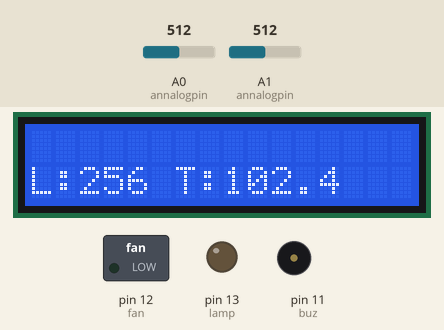
Recording of a sketch running on a simulated Arduino Mega 2560, built with avr-gcc and run on an emulated ATmega2560. On the bench: 16×2 character LCD, switched loads named in the sketch (green lamp = pin HIGH), output pins drawn as LEDs (lit = HIGH), buzzer (waves = sounding, pin HIGH). The inputs (shaded band) are chosen by the test bench; at power-on: A0 (annalogpin) = 512, A1 (annalogpin) = 512.

Above: at 2.2 s.
2.3 s: A0 (annalogpin) set to 496
At 3.1 s:
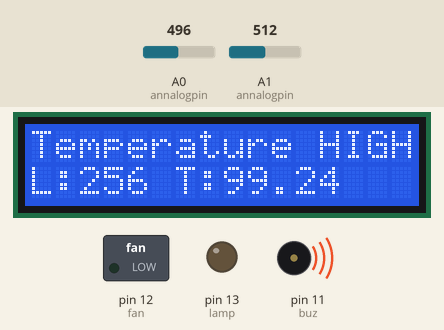
4.0 s: A1 (annalogpin) set to 992
At 5.2 s:
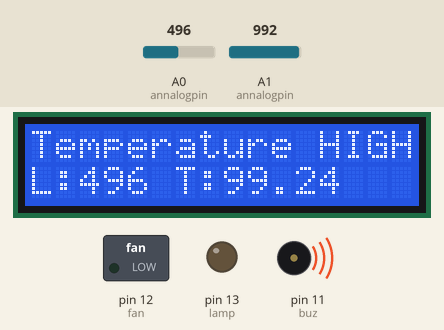
5.5 s: A1 (annalogpin) set to 1018
At 5.99 s:
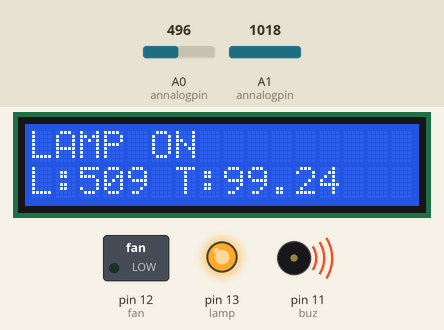
7.8 s: A0 (annalogpin) set to 240
At 8.78 s:
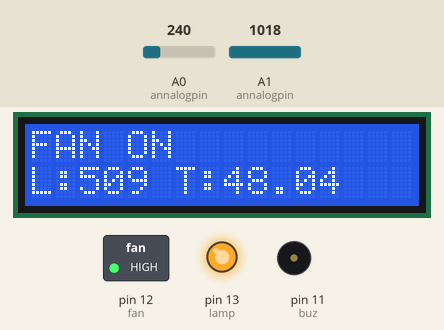
10.6 s: A0 (annalogpin) set to 55
At 11.4 s:
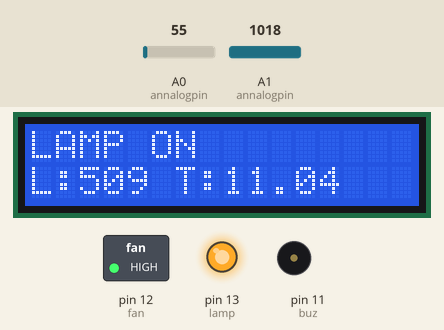
12.4 s: A0 (annalogpin) set to 44
At 13.1 s:
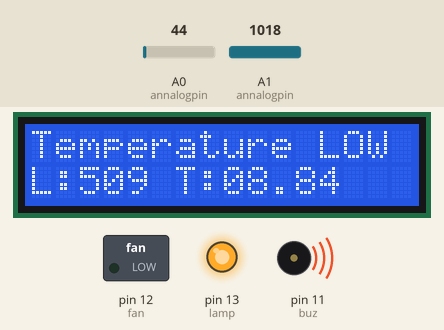
Timing chart, 0 to 15.4 s (numbered marks = the images above; inputs shaded):
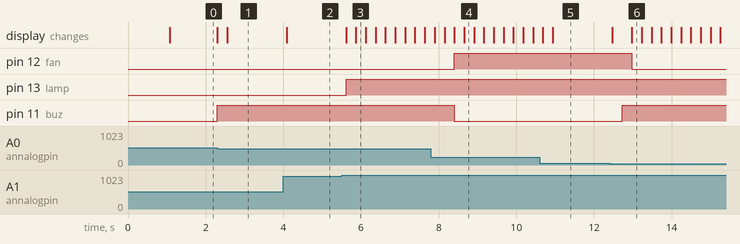

The sketch:

home_auto.ino.ino
```cpp
#include <SoftwareSerial.h>
#include <LiquidCrystal.h>
#include <TimerOne.h>

const int fan = 12;
const int lamp = 13;
const int buz = 11;
//int interruptPin = 2;
int annalogpin[3] = {A0,A1,A2};
LiquidCrystal lcd(7, 6, 5, 4, 3, 2);
//LiquidCrystal lcd(rs, en, d4, d5, d6, d7);
unsigned int  Lit1, temp2, temp3,t,Lit;
boolean g1,g2,g3;
SoftwareSerial Serial1(8, 9); // RX,TX
void setup()
{
  Serial.begin(9600);
  pinMode(lamp, OUTPUT);
  digitalWrite(lamp, LOW);
  pinMode(fan, OUTPUT);
  digitalWrite(fan, LOW);
  pinMode(buz, OUTPUT);
  digitalWrite(buz, LOW);
  lcd.begin(16, 2);
  lcd.setCursor(0, 0);
  lcd.print("HOME AUTOMATION");
  delay(1000);
  int pi=0;
  lcd.clear();

}
void loop()
{
  Lit = analogRead(A1);
  temp3 = analogRead(A0);
  temp2=temp3*2;

  Lit1=Lit/2;
  lcd.setCursor(0, 1);
  lcd.print("L:");
  lcd.print(Lit1/100);
  lcd.print((Lit1%100)/10);
  lcd.print((Lit1%100)%10);
  lcd.print(" T:");
  lcd.print(temp2/100);
  lcd.print((temp2%100)/10);
  lcd.print(".");
  lcd.print((temp2%100)%10);
  if(Lit1<50)
  {
      digitalWrite(lamp, LOW);
      lcd.setCursor(0, 0);
      delay(250);
      lcd.print("LAMP OFF              ");

  }
  else if(Lit1>500)
  {

        digitalWrite(lamp, HIGH);
        lcd.setCursor(0, 0);
        delay(250);
        lcd.print("LAMP ON          ");

  }
  if(temp2>370 && temp2<500)
  {
      digitalWrite(buz , LOW);
      digitalWrite(fan, HIGH);
      digitalWrite(fan, HIGH);
      lcd.setCursor(0, 0);
      delay(250);
      lcd.print("FAN ON         ");

  }

  if(temp2>500 && temp2<1023)
  {
      digitalWrite(buz , HIGH);
      lcd.setCursor(0, 0);
      delay(250);
      lcd.print("Temperature HIGH  ");
      digitalWrite(fan, LOW);

  }

   if(temp2>1&& temp2<100)
  {
      digitalWrite(buz , HIGH);
      lcd.setCursor(0, 0);
      delay(250);
      lcd.print("Temperature LOW  ");
      digitalWrite(fan, LOW);

  }
  else if(temp2>250 && temp2<360)
  {
        digitalWrite(buz , LOW);
        digitalWrite(fan, LOW);
        lcd.setCursor(0, 0);
        lcd.print("Temp normal      ");
        delay(250);
        lcd.print("FAN OFF        ");


  }
}
```

Measured:
- the behaviour switches between 512 and 511 on A0 (annalogpin) (found by bisection; images 0 and 1)
- the behaviour switches between 1001 and 1002 on A1 (annalogpin) (found by bisection; images 2 and 3)
- the behaviour switches between 50 and 49 on A0 (annalogpin) (found by bisection; images 5 and 6)
- after the input at 2.3 s, pin 11 (buz): LOW → HIGH at once; the display: first changes at once (image 1 shows a later state)
- after the input at 4.0 s, the display: changes after 0.09 s (image 2)
- after the input at 5.5 s, pin 13 (lamp): LOW → HIGH after 0.12 s; the display: first changes after 0.12 s (image 3 shows a later state)
- after the input at 7.8 s, pin 12 (fan): LOW → HIGH after 0.60 s; pin 11 (buz): HIGH → LOW after 0.60 s; the display: first differs from a run without the input after 0.35 s (image 4 shows a later state)
- after the input at 10.6 s, the display: first changes after 0.09 s (image 5 shows a later state)
- after the input at 12.4 s, pin 12 (fan): HIGH → LOW after 0.57 s; pin 11 (buz): LOW → HIGH after 0.32 s; the display: first changes after 0.07 s (image 6 shows a later state)
